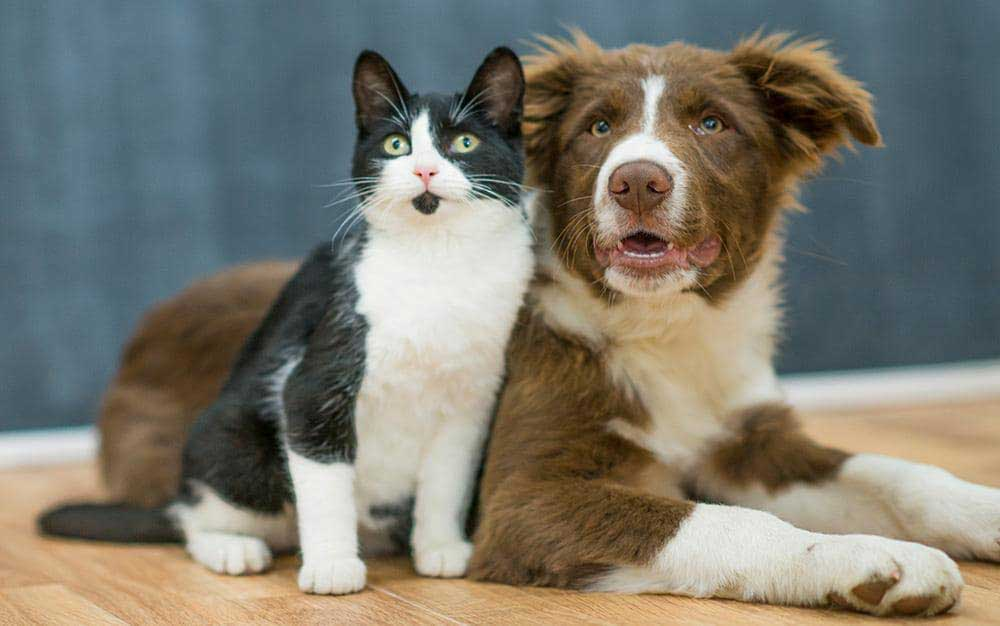
#> input picture dog-cat.jpg, 1000 x 626 px
$ jupyter execute pixel_position.ipynb
#> lines starting #> are read from the running program, lines starting #| are printed output that depends on the picture; after the words box and inside, x2 and y2 are one past the last pixel; in counts of white or black regions, pixels touching at a corner belong together
[cell 1]
# Understanding pixel positions and color channels
import cv2

[cell 2]
# Read and resize the image
image = cv2.imread('dog-cat.jpg')
#> image is the input picture: shape (626, 1000, 3); mean B, G, R 110.5, 121.2, 123.5
h, w = image.shape[:2]
#> h = 626; w = 1000
new_w = 800
new_h = int(h * new_w/w)
#> new_h = 500
image = cv2.resize(image, (new_w, new_h))
#> image: shape (500, 800, 3)

[cell 3]
# Pick a safe row (e.g. , 300 or last available)
row = min(300, new_h-1)
#> row = 300

[cell 4]
# Show pixel values and overlay them on image
for i in range(min(10, new_w)):
    pixel = image[row, i]
    text = str(pixel.tolist())
    print(f"Pixel at ({row}, {i}): {text}")
    # 0.5 means half the size of the text, (0,0,255) is red color (BGR), 1 is thicknes
    cv2.putText(image, text, (i*70, 30), cv2.FONT_HERSHEY_SIMPLEX, 0.5, (0,0,255), 1)
#> this loop made 10 passes
#> text on passes 1 to 10: '[112, 101, 81]', '[112, 101, 81]', '[111, 100, 80]', '[110, 99, 79]', '[109, 98, 78]', '[108, 97, 77]', '[112, 101, 81]', '[114, 103, 83]', '[113, 102, 82]', '[113, 102, 82]'
#| Pixel at (300, 0): [112, 101, 81]
#| Pixel at (300, 1): [112, 101, 81]
#| Pixel at (300, 2): [111, 100, 80]
#| Pixel at (300, 3): [110, 99, 79]
#| Pixel at (300, 4): [109, 98, 78]
#| Pixel at (300, 5): [108, 97, 77]
#| Pixel at (300, 6): [112, 101, 81]
#| Pixel at (300, 7): [114, 103, 83]
#> (further printed lines are left out)
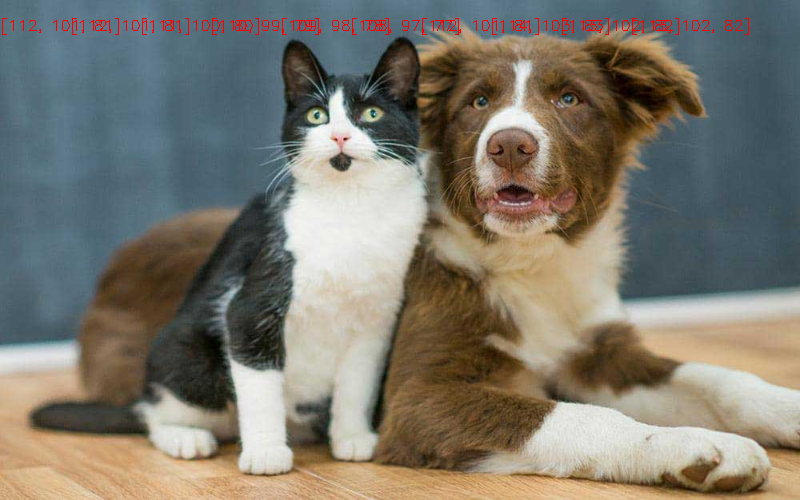
#> image: shape (500, 800, 3); mean B, G, R 109.7, 120.5, 124.3

[cell 5]
# Display the image
cv2.imshow('First 10 Pixels', image)
cv2.waitKey(0)
cv2.destroyAllWindows()

[cell 6]
# Re-read and resize the image to avoid drawing artifacts
image_clean = cv2.imread('dog-cat.jpg')
image_clean = cv2.resize(image_clean, (new_w, new_h))

[cell 7]
# Convert to grayscale
gray = cv2.cvtColor(image_clean, cv2.COLOR_BGR2GRAY)
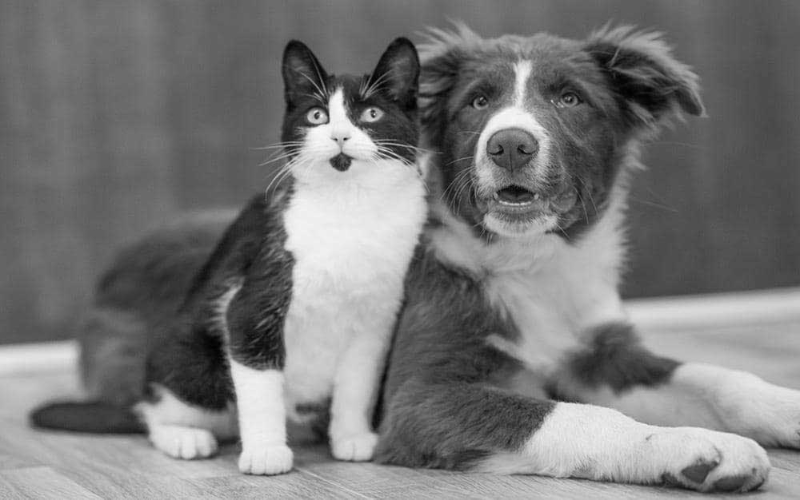
#> gray: shape (500, 800); min 0, max 250, mean 120.6

[cell 8]
# Show grayscale pixel values and overlay them on image
for i in range(min(10, new_w)):
    pixel = gray[row, i]
    text = str(pixel)
    print(f"Grayscale Pixel at ({row}, {i}) : {text}")
    # 0.5 means half the size of the text, (0) is black color in grayscale, 1 is thickness
    cv2.putText(gray, text, (i*70, 30), cv2.FONT_HERSHEY_SIMPLEX, 0.5, (0), 1)
#> this loop made 10 passes
#> (pixel, text) on passes 1 to 10: (96, '96'), (96, '96'), (95, '95'), (94, '94'), (93, '93'), (92, '92'), (96, '96'), (98, '98'), (97, '97'), (97, '97')
#| Grayscale Pixel at (300, 0) : 96
#| Grayscale Pixel at (300, 1) : 96
#| Grayscale Pixel at (300, 2) : 95
#| Grayscale Pixel at (300, 3) : 94
#| Grayscale Pixel at (300, 4) : 93
#| Grayscale Pixel at (300, 5) : 92
#| Grayscale Pixel at (300, 6) : 96
#| Grayscale Pixel at (300, 7) : 98
#> (further printed lines are left out)
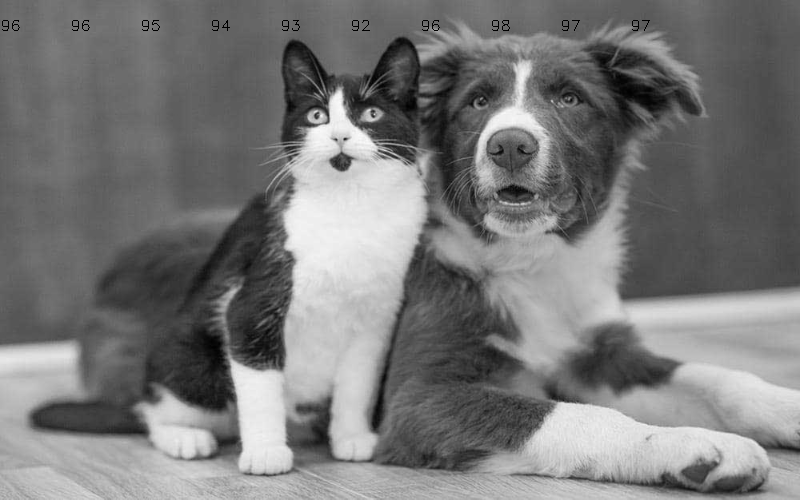
#> gray: shape (500, 800); 0.14% of pixels changed, all inside (x1, y1, x2, y2) = (2, 20, 650, 31)

$ run again, with colorful-tiger.jpg copied over dog-cat.jpg
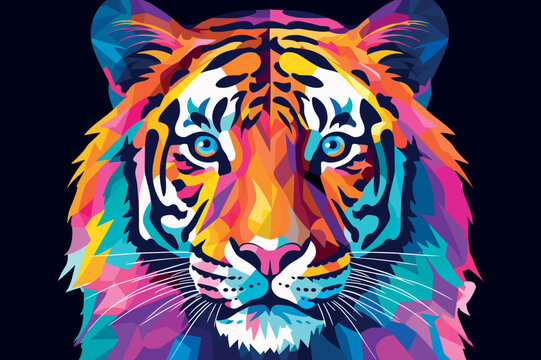
#> input picture colorful-tiger.jpg, 541 x 360 px
#> image is the input picture: shape (360, 541, 3); mean B, G, R 89, 72.1, 84.9
#> the loop `for i in range(min(10, new_w)):` made 10 passes
#| Pixel at (300, 0): [23, 2, 0]
#| Pixel at (300, 1): [23, 2, 0]
#| Pixel at (300, 2): [23, 2, 0]
#| Pixel at (300, 3): [23, 2, 0]
#| Pixel at (300, 4): [23, 2, 0]
#> (further printed lines are left out)
#> after the loop `for i in range(min(10, new_w)):`:
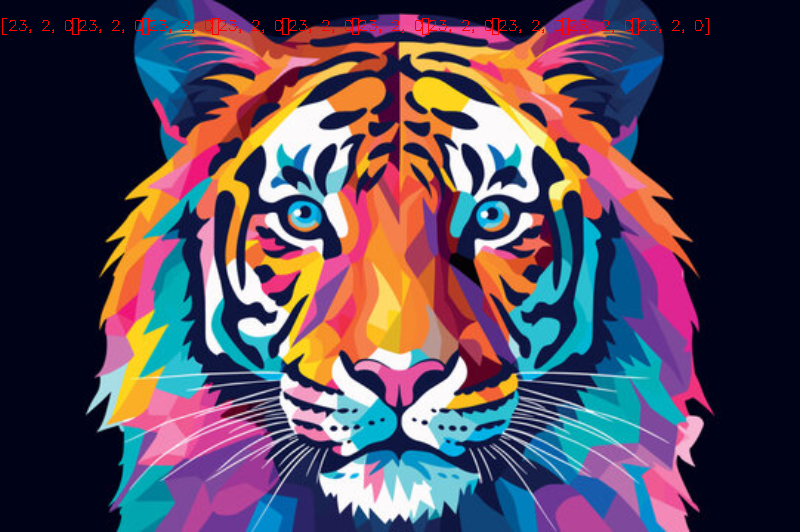
#> image: shape (532, 800, 3); mean B, G, R 88.6, 71.9, 85.5
#> `gray = cv2.cvtColor(image_clean, cv2.COLOR_BGR2GRAY)`:
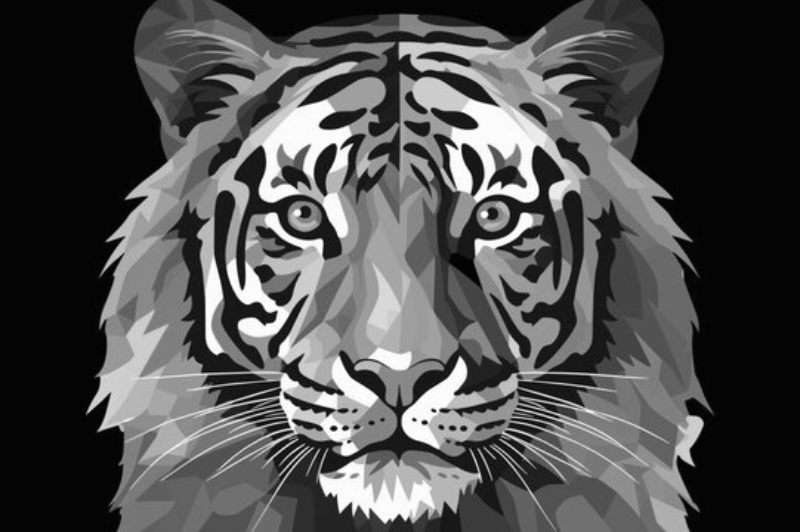
#> gray: shape (532, 800); min 0, max 255, mean 77.9
